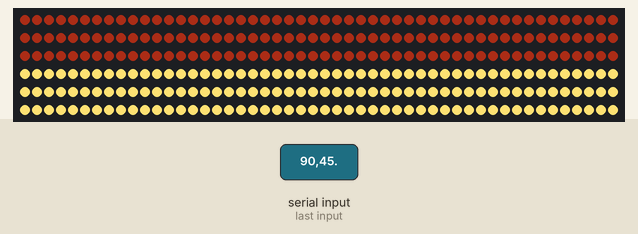
Recording of a sketch running on a simulated Arduino Uno, built with avr-gcc and run on an emulated ATmega328P. Parts: 300 RGB LEDs in strip order, left to right, continuing on the next row. Inputs (shaded band) come from the test bench.

1.3 s: "90,45." received over Serial
Above: at 1.4 s.
2.9 s: "5." received over Serial
Timing chart, 0 to 5.9 s (numbered marks = the images above; inputs shaded):
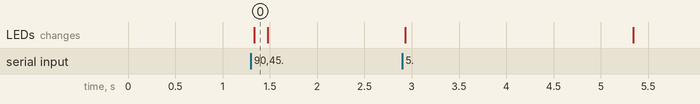

The sketch:

led_pulso.ino
```cpp
#include <Adafruit_NeoPixel.h>  // importa libreria

// Primer parametro = cantidad de pixeles en la tira
// Segundo parametro = pin de conexion a Arduino
// Tercer parametro:
//   NEO_KHZ800  800 KHz velocidad de datos (WS2812 y nuevos)
//   NEO_KHZ400  400 KHz velocidad de datos (WS2811 y mas antiguos)
//   NEO_GRB     flujo de datos en orden GRB (WS2812 y nuevos)
//   NEO_RGB     flujo de datos en orden RGB (versiones mas antiguas)

// con una cantidad de 8 pixeles, sobre pin 2 de Arduino y configurado para WS2812

Adafruit_NeoPixel tira = Adafruit_NeoPixel(300, 2, NEO_GRB + NEO_KHZ800);  // creacion de objeto "tira"


//String strs[5];
//int StringCount = 0;
//String SerialData;


void setup() {

  Serial.begin(9600);

  tira.begin();  // inicializacion de la tira

  tira.setBrightness(255);

  tira.show();
}


void loop() {

  while (Serial.available() > 0) {

    String bpm = Serial.readStringUntil('.');

    on_off_cycle(bpm.toFloat());  //esto debe comentarse, ya que solo sirve de prueba
  }

  //String bpm = "100";
  //on_off_cycle(bpm.toFloat());  //esto debe comentarse, ya que solo sirve de prueba
}

void on_off_cycle(float pulse) {

  //Serial.println(pulse);

  if (pulse == 0) {  // si viene vacío

    for (int i = 1; i < 300; i++) {  //rojo

      tira.setPixelColor(i, 255, 0, 0);
    }
  } else {

    //Definicion de bloques de colores
    for (int i = 0; i < 150; i++) {  //#F1C40F
      tira.setPixelColor(i, 47, 12, 6);
    }

    for (int i = 150; i < 300; i++) {  //#F7DC6F
      tira.setPixelColor(i, 247, 220, 111);
    }
  }

  tira.show();  // Mostrar los cambios en la tira de neopíxeles


  // Asegurarse de que el pulso esté en el rango válido (0-255)
  pulse = constrain(pulse, 0, 255);

  pulse = 6000 / pulse;

  for (int i = 0; i < 3; i++) {

    if (i % 2 == 0) {

      tira.show();  //Colocar esta instrucción para mostrar el color

    } else {

      tira.clear();  // restablece todos los pixeles en apagado
    }

    delay(pulse);
  }
}
```

Measured:
- after the input at 1.3 s, the LEDs: change at once (image 0)
